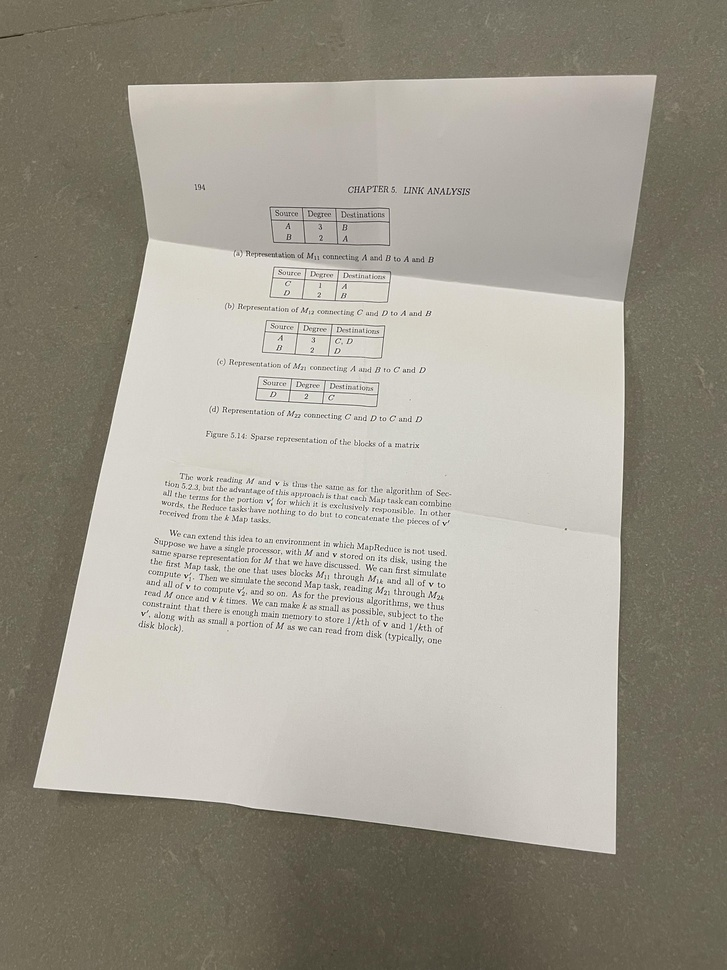
#> input picture data/raw/failed/failed_1.jpg, 727 x 970 px, shrunk from 3024 x 4032 before the run
$ python -i geometry.py   (imports and definitions only)
#> lines starting #> are read from the running program, lines starting #| are printed output that depends on the picture; after the words box and inside, x2 and y2 are one past the last pixel; in counts of white or black regions, pixels touching at a corner belong together
#> further down, picture is the input picture: shape (970, 727, 3); mean B, G, R 144.3, 155.5, 160
"""Funciones para procesar la geometría de los documentos escaneados"""
from typing import Tuple

import cv2
import numpy as np


def preprocess(image: np.ndarray) -> Tuple[np.ndarray, np.ndarray]:
    gray = cv2.cvtColor(image, cv2.COLOR_BGR2GRAY) # Convertir a escala de grises

    lab = cv2.cvtColor(image, cv2.COLOR_BGR2LAB) # Convertir a espacio de color LAB
#> lab: shape (970, 727, 3); mean of channels 0, 1, 2 162.6, 127.7, 134.8
    l_channel, a_channel, b_channel = cv2.split(lab) # Dividir en canales L, A, B
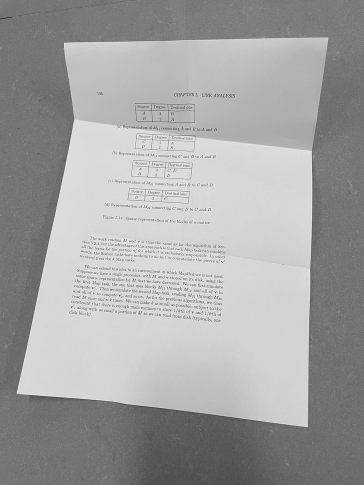
#> l_channel: shape (970, 727) (shown at 1/2 size); min 11, max 255, mean 162.6
    clahe = cv2.createCLAHE(clipLimit=3.0, tileGridSize=(8, 8)) # Crear objeto CLAHE
    l_enhanced = clahe.apply(l_channel) # Aplicar CLAHE al canal L para mejorar el contraste
    lab_enhanced = cv2.merge((l_enhanced, a_channel, b_channel)) # Recombinar canales LAB
#> lab_enhanced: shape (970, 727, 3); mean of channels 0, 1, 2 153.6, 127.7, 134.8
    enhanced_bgr = cv2.cvtColor(lab_enhanced, cv2.COLOR_LAB2BGR) # Convertir de vuelta a BGR

    enhanced_gray = cv2.cvtColor(enhanced_bgr, cv2.COLOR_BGR2GRAY) # Convertir a escala de grises
    enhanced_gray_f = enhanced_gray.astype(np.float32) # Convertir a float para blur/normalización
    background = cv2.GaussianBlur(enhanced_gray_f, (0, 0), 21) # Difuminar detalles
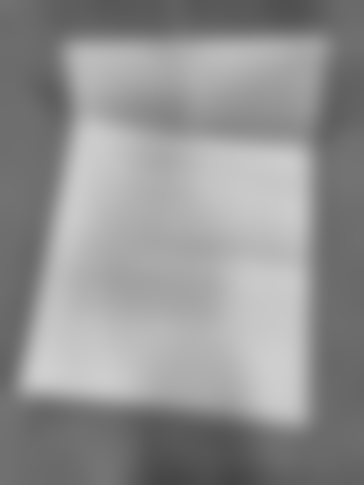
#> background: shape (970, 727) float32 (shown at 1/2 size); min 69.73, max 207.6, mean 146.5
    normalized = cv2.normalize(enhanced_gray_f - background, None, 0, 255, cv2.NORM_MINMAX) # Resalta las variaciones locales
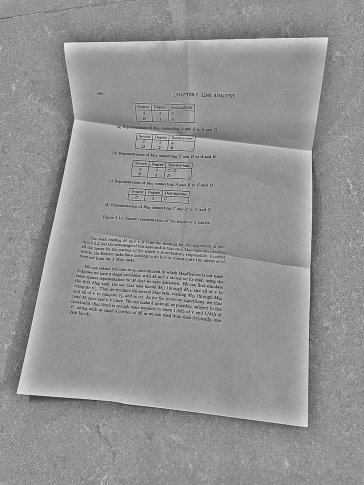
#> normalized: shape (970, 727) float32 (shown at 1/2 size); min -6.47e-06, max 255, mean 147.5; drawn with min black and max white
    normalized = normalized.astype(np.uint8) # Convertir de vuelta a uint8

    denoised = cv2.bilateralFilter(normalized, d=9, sigmaColor=75, sigmaSpace=75) # Reducir ruido manteniendo bordes
    edges_canny = cv2.Canny(denoised, 40, 120) # Detectar bordes con Canny
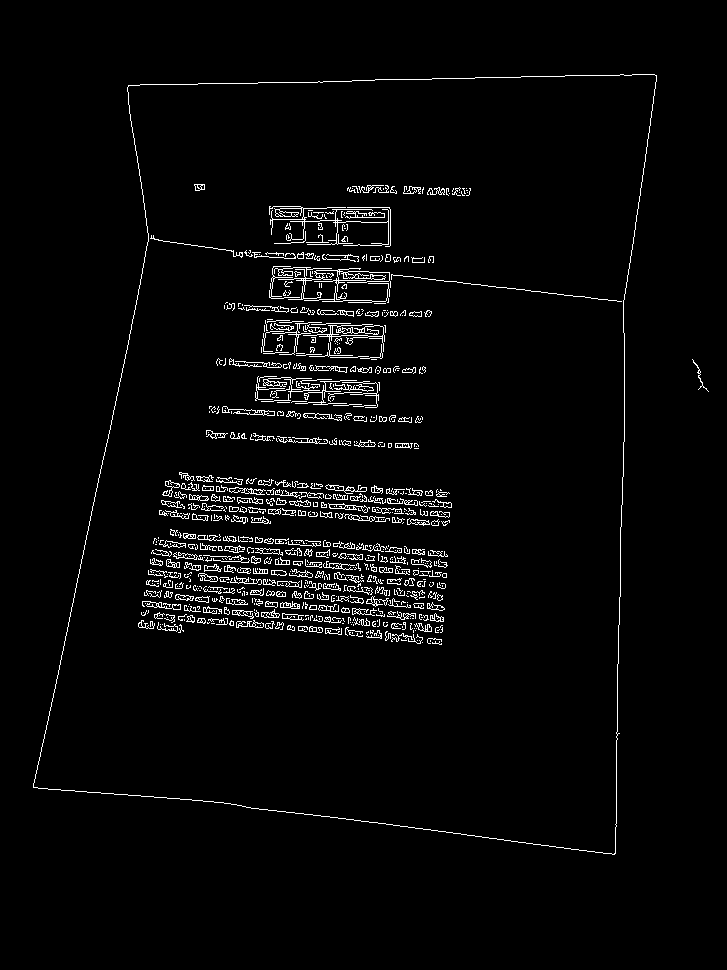
#> edges_canny: shape (970, 727); 2.9% white in thin lines or dots, all inside (x1, y1, x2, y2) = (33, 74, 709, 855)

    # Crear máscara del documento usando umbral adaptativo y morfología
    adaptive = cv2.adaptiveThreshold(
        normalized,
        255,
        cv2.ADAPTIVE_THRESH_GAUSSIAN_C,
        cv2.THRESH_BINARY_INV,
        35,
        7,
    )
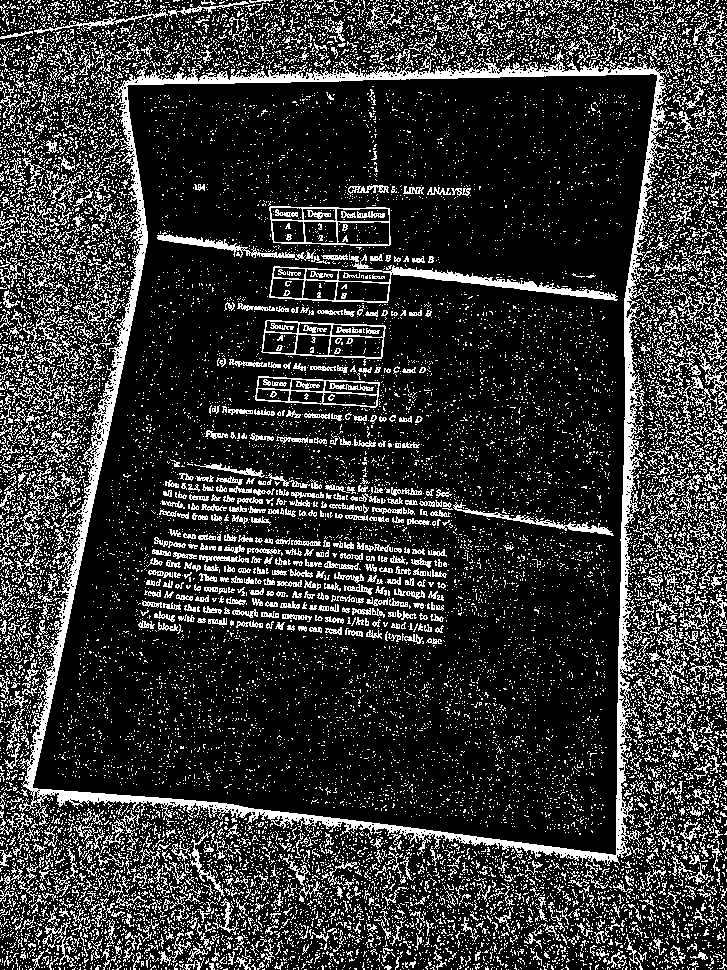
#> adaptive: shape (970, 727); 20.7% white in thin lines or dots
    adaptive = cv2.medianBlur(adaptive, 5) # Suavizar la máscara
#> adaptive: shape (970, 727); 8.8% white; 2728 white regions (2177 under 20 px), largest, box (x1, y1, x2, y2) and area: (21, 62, 665, 862) 23366, (384, 266, 617, 300) 1733, (157, 234, 304, 259) 818
    doc_kernel = cv2.getStructuringElement(cv2.MORPH_RECT, (7, 7)) # Kernel 7x7 para morfología
    doc_mask = cv2.morphologyEx(adaptive, cv2.MORPH_CLOSE, doc_kernel, iterations=2) # Cerrar huecos
#> doc_mask: shape (970, 727); 28.8% white; 154 white regions (98 under 20 px), largest, box (x1, y1, x2, y2) and area: (0, 0, 727, 970) 163113, (139, 530, 447, 644) 26581, (432, 0, 552, 44) 2221
    mask_edges = cv2.morphologyEx(doc_mask, cv2.MORPH_GRADIENT, np.ones((3, 3), np.uint8)) # Extraer bordes de la máscara
#> mask_edges: shape (970, 727); 8.9% white in thin lines or dots

    # Combinar bordes de Canny y bordes de la máscara
    edges = cv2.bitwise_or(edges_canny, mask_edges)
#> edges: shape (970, 727); 10.8% white in thin lines or dots
    kernel = np.ones((5, 5), np.uint8)
    edges = cv2.morphologyEx(edges, cv2.MORPH_CLOSE, kernel, iterations=1) # Cerrar huecos en los bordes
#> edges: shape (970, 727); 14.8% white; 145 white regions (45 under 20 px), largest, box (x1, y1, x2, y2) and area: (21, 74, 727, 970) 53216, (138, 529, 448, 645) 18170, (0, 0, 727, 684) 14554
    edges = cv2.dilate(edges, np.ones((3, 3), np.uint8), iterations=1) # Engrosar los bordes
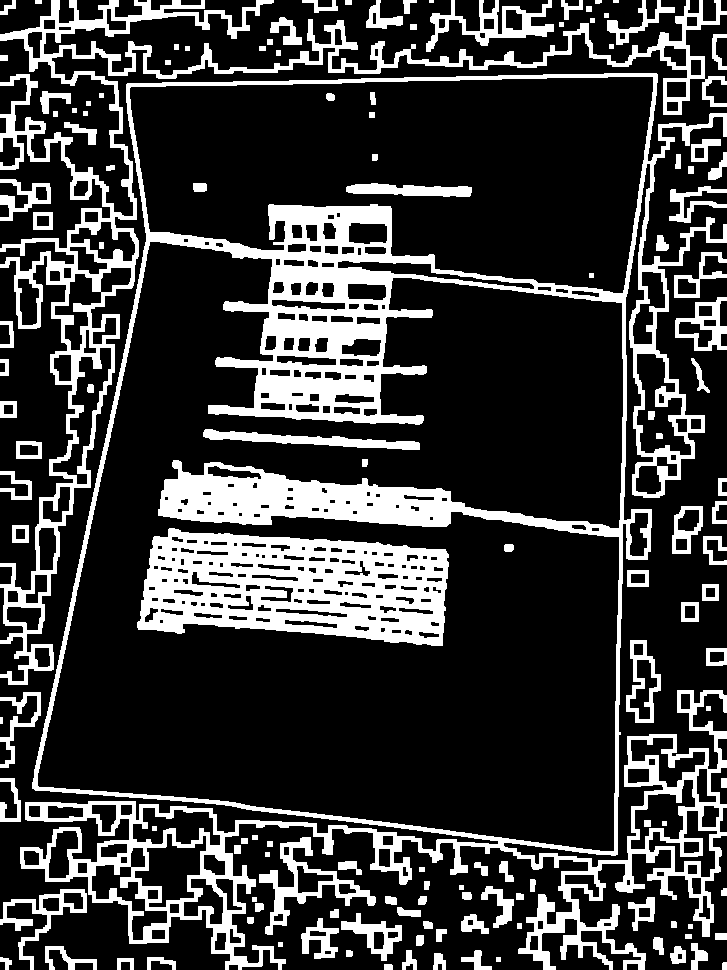
#> edges: shape (970, 727); 22.9% white; 138 white regions (2 under 20 px), largest, box (x1, y1, x2, y2) and area: (20, 73, 727, 970) 79986, (0, 0, 727, 685) 26242, (137, 528, 449, 646) 23510
    return gray, edges


# [131 lines left out: functions detect_document_contour, order_corners, warp_perspective, not called in this run]

>>> import cv2
>>> picture = cv2.imread('../../data/raw/failed/failed_1.jpg')
>>> result = preprocess(picture)

$ run again, on data/raw/failed/failed_2.jpg
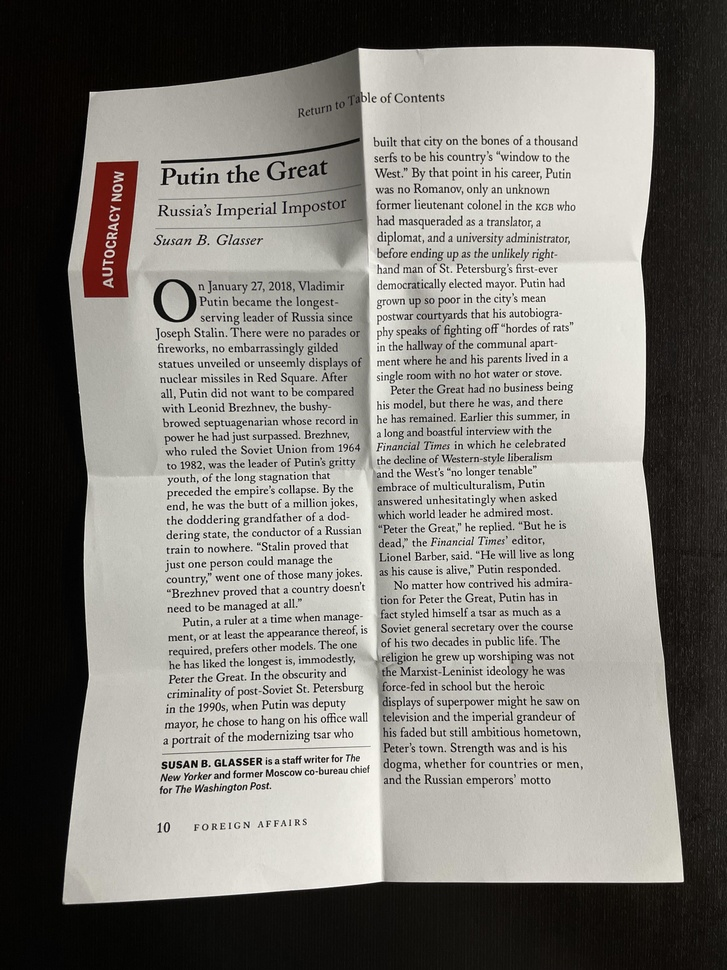
#> input picture data/raw/failed/failed_2.jpg, 727 x 970 px, shrunk from 3024 x 4032 before the run
#> picture is the input picture: shape (970, 727, 3); mean B, G, R 122.3, 127.4, 129.9
#> lab: shape (970, 727, 3); mean of channels 0, 1, 2 130.9, 128.1, 131.1
#> lab_enhanced: shape (970, 727, 3); mean of channels 0, 1, 2 121.5, 128.1, 131.1
#> in preprocess, `edges_canny = cv2.Canny(denoised, 40, 120)`:
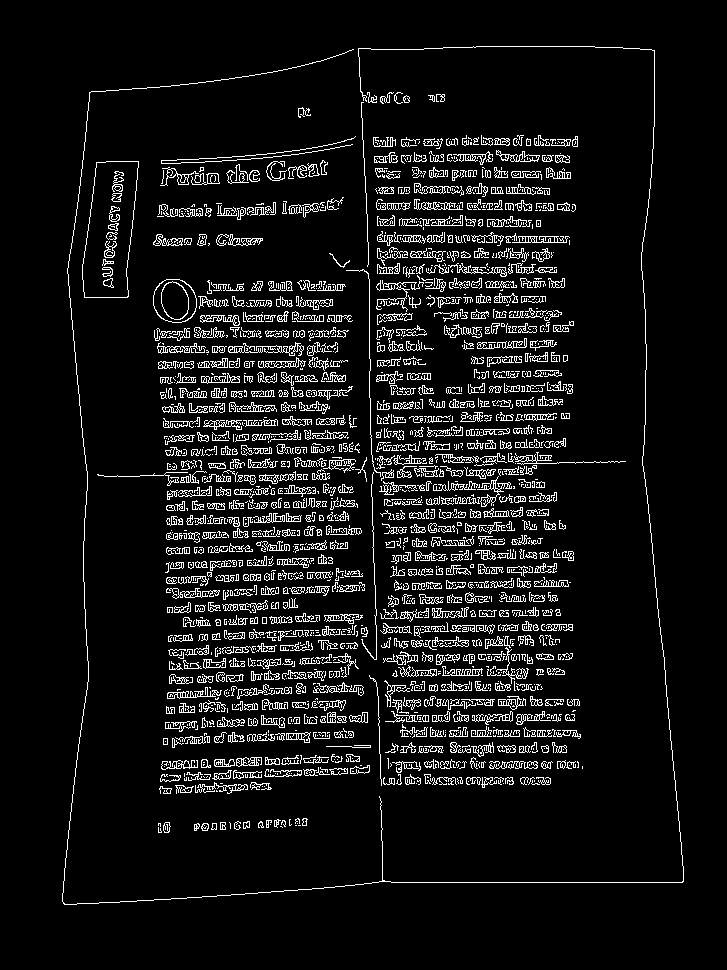
#> edges_canny: shape (970, 727); 7.7% white in thin lines or dots, all inside (x1, y1, x2, y2) = (62, 46, 684, 905)
#> doc_mask: shape (970, 727); 40.1% white; 61 white regions (40 under 20 px), largest, box (x1, y1, x2, y2) and area: (54, 35, 727, 913) 279736, (694, 884, 727, 935) 655, (157, 234, 262, 246) 617
#> mask_edges: shape (970, 727); 5.2% white in thin lines or dots
#> in preprocess, `edges = cv2.dilate(edges, np.ones((3, 3), np.uint8), iterations=1)`:
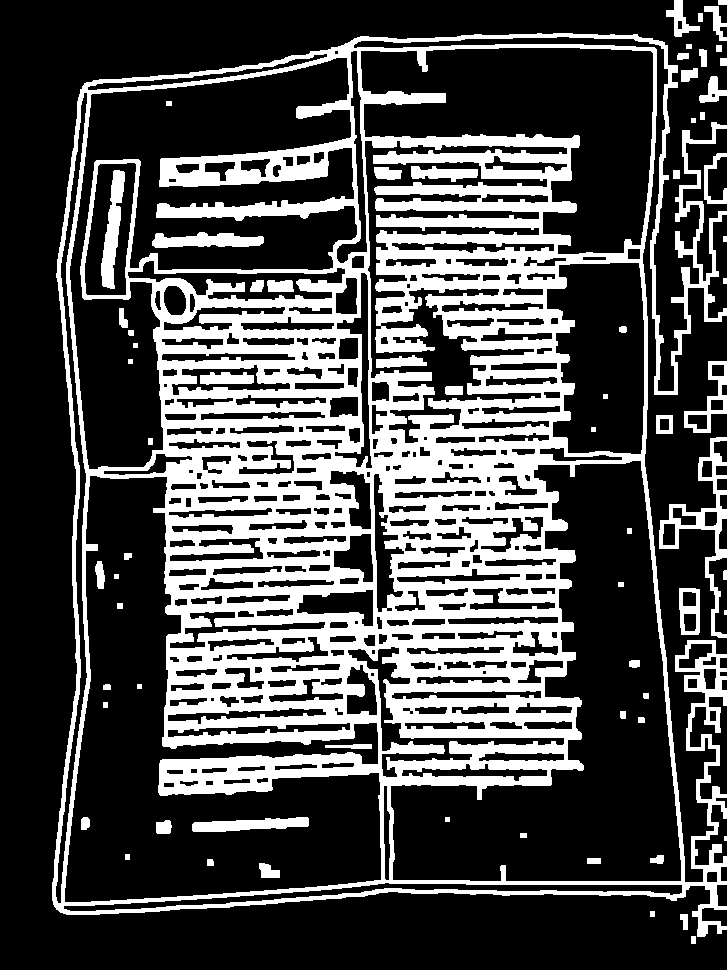
#> edges: shape (970, 727); 29.3% white; 70 white regions (2 under 20 px), largest, box (x1, y1, x2, y2) and area: (52, 33, 727, 937) 191685, (659, 437, 727, 638) 2421, (101, 170, 125, 289) 1444

$ run again, on data/raw/failed/failed_3.jpg
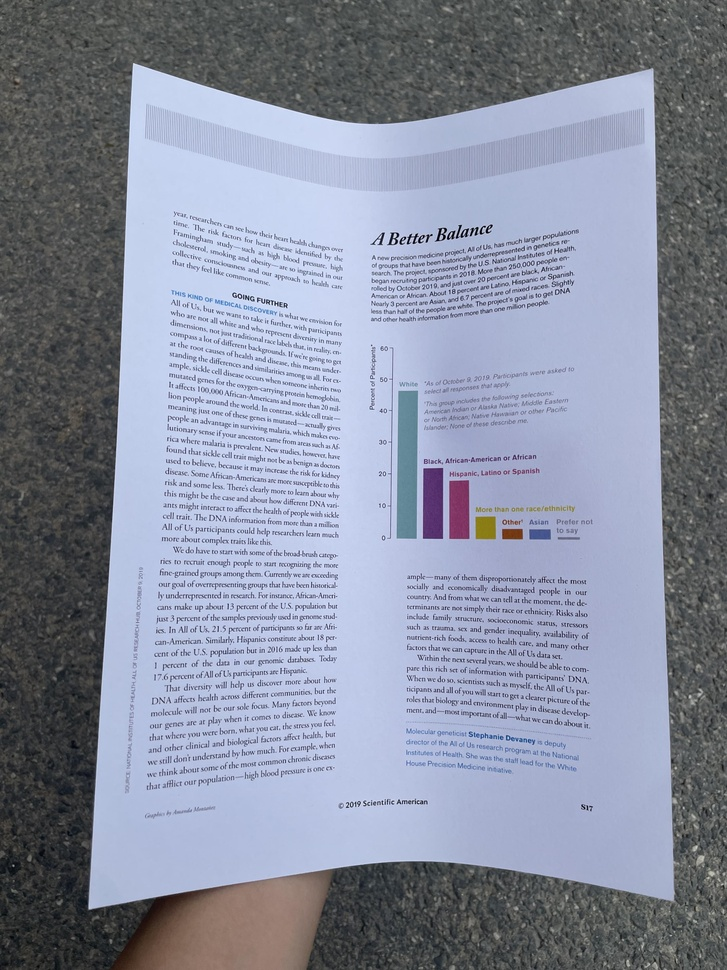
#> input picture data/raw/failed/failed_3.jpg, 727 x 970 px, shrunk from 3024 x 4032 before the run
#> picture is the input picture: shape (970, 727, 3); mean B, G, R 160, 142.4, 136.4
#> lab: shape (970, 727, 3); mean of channels 0, 1, 2 148.9, 129.6, 118.4
#> lab_enhanced: shape (970, 727, 3); mean of channels 0, 1, 2 151.9, 129.6, 118.4
#> in preprocess, `edges_canny = cv2.Canny(denoised, 40, 120)`:
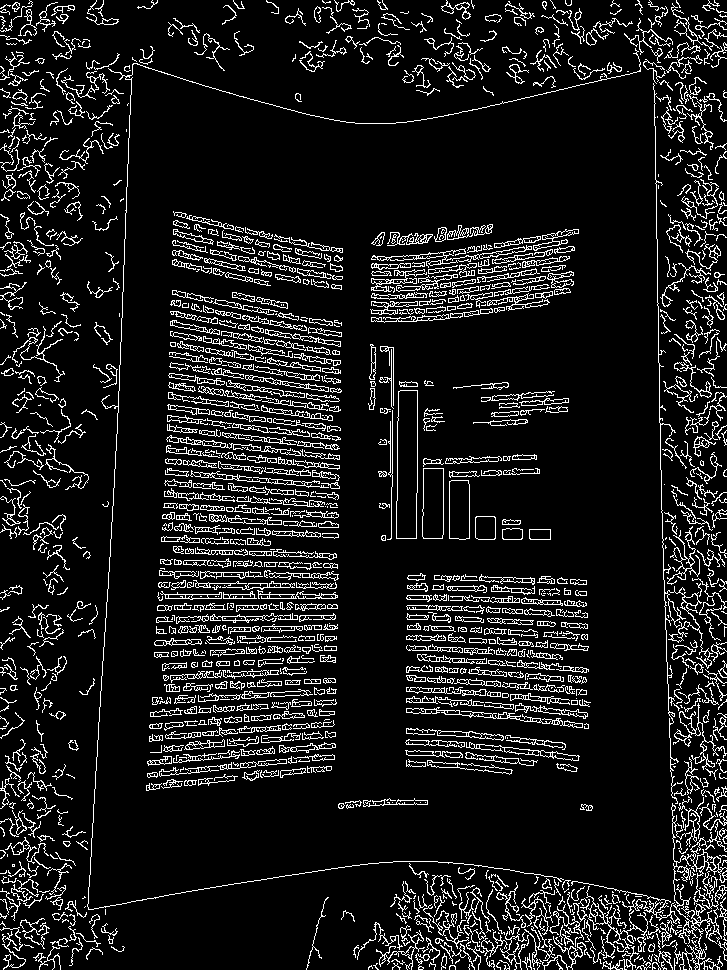
#> edges_canny: shape (970, 727); 10.7% white in thin lines or dots
#> doc_mask: shape (970, 727); 60.6% white; 9 black regions, largest, box (x1, y1, x2, y2) and area: (88, 64, 675, 908) 259419, (120, 879, 330, 970) 13720, (286, 151, 434, 184) 2703
#> mask_edges: shape (970, 727); 3.5% white in thin lines or dots
#> in preprocess, `edges = cv2.dilate(edges, np.ones((3, 3), np.uint8), iterations=1)`:
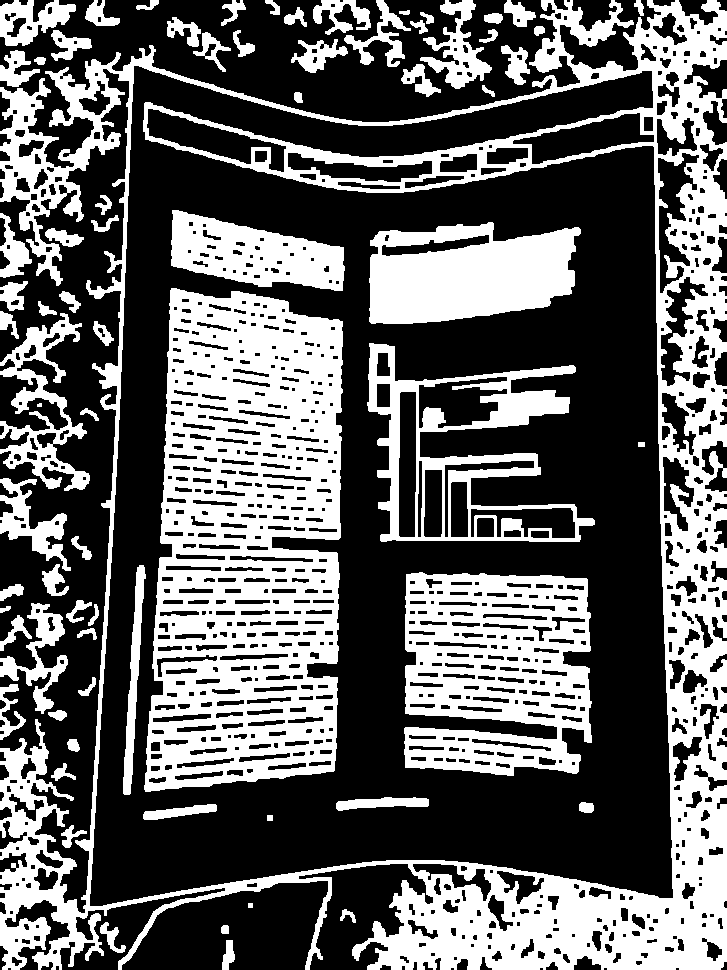
#> edges: shape (970, 727); 38.8% white; 73 white regions (1 under 20 px), largest, box (x1, y1, x2, y2) and area: (0, 0, 727, 970) 107017, (144, 288, 343, 792) 68766, (404, 572, 592, 776) 26505
